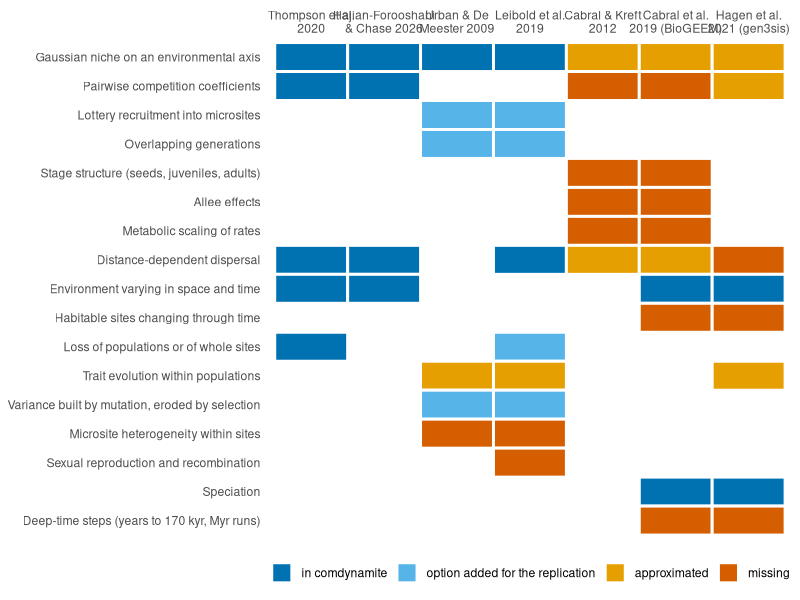

The R source for this figure:
# Figure of the nesting map (article "Nesting map"): for each mechanism of seven published
# models, whether comdynamite has it, approximates it, gained it as an option for a
# replication, or lacks it. Sources and locations of each item are in dev/nesting-map.md.

library(ggplot2)

models <- c("Thompson et al. 2020", "Hajian-Forooshani & Chase 2026",
            "Urban & De Meester 2009", "Leibold et al. 2019",
            "Cabral & Kreft 2012", "Cabral et al. 2019 (BioGEEM)", "Hagen et al. 2021 (gen3sis)")
# one row per mechanism; one letter per model, in the order above:
# s = in comdynamite, o = option added for a replication, a = approximated,
# m = missing from comdynamite, . = not in that model
map <- c(
  "Gaussian niche on an environmental axis"          = "ssssaaa",
  "Pairwise competition coefficients"                = "ss..mma",
  "Lottery recruitment into microsites"              = "..oo...",
  "Overlapping generations"                          = "..oo...",
  "Stage structure (seeds, juveniles, adults)"       = "....mm.",
  "Allee effects"                                    = "....mm.",
  "Metabolic scaling of rates"                       = "....mm.",
  "Distance-dependent dispersal"                     = "ss.saam",
  "Environment varying in space and time"            = "ss...ss",
  "Habitable sites changing through time"            = ".....mm",
  "Loss of populations or of whole sites"            = "s..o...",
  "Trait evolution within populations"               = "..aa..a",
  "Variance built by mutation, eroded by selection"  = "..oo...",
  "Microsite heterogeneity within sites"             = "..mm...",
  "Sexual reproduction and recombination"            = "...m...",
  "Speciation"                                       = ".....ss",
  "Deep-time steps (years to 170 kyr, Myr runs)"     = ".....mm"
)
states <- c(s = "in comdynamite", o = "option added for the replication", a = "approximated",
            m = "missing")
d <- do.call(rbind, lapply(names(map), function(k) {
  data.frame(mechanism = k, model = models, code = strsplit(map[[k]], "")[[1]])
}))
d <- d[d$code != ".", ]
d$state <- factor(states[d$code], states)
d$mechanism <- factor(d$mechanism, rev(names(map)))
d$model <- factor(d$model, models)

p <- ggplot(d, aes(model, mechanism, fill = state)) +
  geom_tile(colour = "white", linewidth = 1) +
  scale_fill_manual(values = c("#0072B2", "#56B4E9", "#E69F00", "#D55E00"), drop = FALSE) +
  scale_x_discrete(position = "top", labels = function(x) {
    vapply(x, function(k) paste(strwrap(k, 16), collapse = "\n"), "")
  }) +
  labs(x = NULL, y = NULL, fill = NULL) +
  theme_minimal(base_size = 11) +
  theme(panel.grid = element_blank(), legend.position = "bottom")
ggsave("vignettes/articles/nesting_map.png", p, width = 10.5, height = 6.5, dpi = 120,
       bg = "white")
